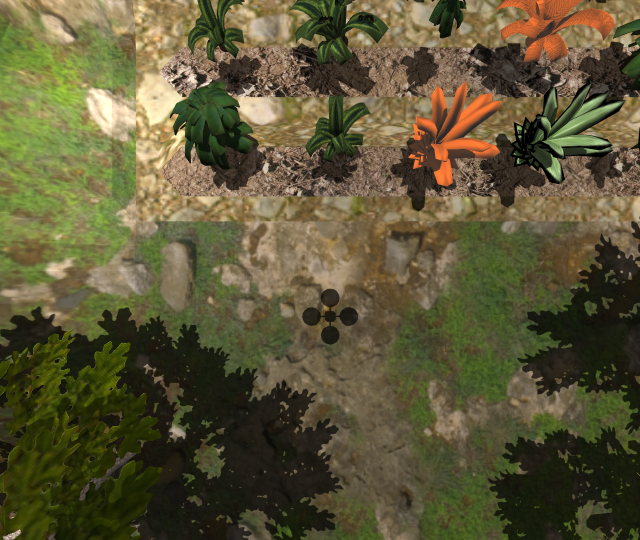
#> input picture drone_view.png, 1280 x 1080 px, found by its file name (shown at 1/2 size)
$ python kmeans_matlab_.py
#> lines starting #> are read from the running program, lines starting #| are printed output that depends on the picture
# Based on https://www.mathworks.com/help/images/ref/imsegkmeans.html

import cv2 as cv
import numpy as np
import matplotlib.pyplot as plt

from sklearn.cluster import KMeans,MiniBatchKMeans
from sklearn import preprocessing
import cProfile

import time
#start = time.time()
#end = time.time()
#print("end - start = {}.sec".format(end - start))

# Building some gabor kernels to filter image
orientations = [0.0, np.pi / 2, np.pi, 3 * np.pi / 2]
wavelengths = [3, 6, 12, 24, 48, 96]

def build_gabor_kernels():
    filters = []
    ksize = 40
    for rotation in orientations:
        for wavelength in wavelengths:
            kernel = cv.getGaborKernel((ksize, ksize), 4.25, rotation, wavelength, 0.5, 0, ktype=cv.CV_32F)
            filters.append(kernel)

    return filters


def kmeans(featureVectors,numberOfFeatures):

    kmeans = KMeans(n_clusters=2, random_state=170)
    kmeans.fit(featureVectors)
    centers = kmeans.cluster_centers_
    labels = kmeans.labels_
    result = centers[labels]
    # Only keep first 3 columns to make it easy to plot as an RGB image
    result = np.delete(result, range(3, numberOfFeatures), 1)

    return result


def batch_kmeans(featureVectors,numberOfFeatures):
    ##############################################################################
    # Compute clustering with MiniBatchKMeans

    mbk = MiniBatchKMeans(n_clusters=2)
    mbk.fit(featureVectors)
    mbk_means_labels = mbk.labels_
    mbk_means_cluster_centers = mbk.cluster_centers_
    mbk_means_labels_unique = np.unique(mbk_means_labels)
    result_mbk = mbk_means_cluster_centers[mbk_means_labels]
    # Only keep first 3 columns to make it easy to plot as an RGB image
    result_mbk = np.delete(result_mbk, range(3, numberOfFeatures), 1)

    return result_mbk

def extract_gabor_features(image):
    rows, cols, channels = image.shape

    gray = cv.cvtColor(image, cv.COLOR_BGR2GRAY)

    gaborKernels = build_gabor_kernels()

    gaborFilters = []

    for (i, kernel) in enumerate(gaborKernels):
        filteredImage = cv.filter2D(gray, cv.CV_8UC1, kernel)

        # Blurring the image
        sigma = int(3*0.5*wavelengths[i % len(wavelengths)])

        # Sigma needs to be odd
        if sigma % 2 == 0:
            sigma = sigma + 1

        blurredImage = cv.GaussianBlur(filteredImage,(int(sigma),int(sigma)),0)
        gaborFilters.append(blurredImage)

    # numberOfFeatures = 1 (gray color) + number of gabor filters + 2 (x and y)
    numberOfFeatures = 1  + len(gaborKernels) + 2

    # Empty array that will contain all feature vectors
    # Some example results:
    # featureVectors[0] = [164, 3, 10, 255, 249, 253, 249, 2, 43, 255, 249, 253, 249, 3, 10, 255, 249, 253, 249, 2, 43, 255, 249, 253, 249, 1, 1]
    # featureVectors[1] = [163, 3, 17, 255, 249, 253, 249, 2, 43, 255, 249, 253, 249, 3, 17, 255, 249, 253, 249, 2, 43, 255, 249, 253, 249, 1, 2]
    featureVectors = []
    for i in range(0, rows, 1):
        for j in range(0, cols, 1):
            vector = [gray[i][j]]

            for k in range(0, len(gaborKernels)):
                vector.append(gaborFilters[k][i][j])

            vector.extend([i+1, j+1])

            featureVectors.append(vector)

    # Normalizing the feature vectors
    scaler = preprocessing.StandardScaler()
    scaler.fit(featureVectors)
    featureVectors = scaler.transform(featureVectors)

    return featureVectors,numberOfFeatures


def segment(image):
    # Step 1: Processing
    # Keeping only the hue information seems to be critical for kmean to cluster what we truly intend to...
    #              (Plants from everything else) ==> Otherwise its just a big mess that gets returned
    hls = cv.cvtColor(image, cv.COLOR_BGR2HLS)
    image = cv.cvtColor(hls[:,:,0], cv.COLOR_GRAY2BGR)
    # Resizing the image. => Full image is taking to much time to process
    rows, cols, channels = image.shape
    image = cv.resize(image, (int(cols * 0.5), int(rows * 0.5)))

    rows, cols, channels = image.shape

    # Step 2: Extract gabor features
    featureVectors,numberOfFeatures = extract_gabor_features(image)

    # Step 3: Use batch_kmeans to segment image into clusters
    result = batch_kmeans(featureVectors,numberOfFeatures)
    #result = kmeans(featureVectors,numberOfFeatures)

    ##############################################################################
    # Step 4: Post-Processing
    outt = (result.reshape(rows, cols, 3))
    outt = cv.normalize(outt, None, alpha = 0, beta = 255, norm_type = cv.NORM_MINMAX, dtype = cv.CV_32F)
    mask = outt.astype(np.uint8)

    return mask

def main():
    image = cv.imread('/home/haiderabbasi/Development/r1_workspace/src/ROS2-Drones-with-AI-and-Computer-Vision/drone_view.png')
#> image is the input picture: shape (1080, 1280, 3); mean B, G, R 54.9, 86.6, 92.6
    #r = cv.selectROI("SelectROI",image)
    r =  [763, 160, 253, 238]

    # Crop image
    image = image[int(r[1]):int(r[1]+r[3]), int(r[0]):int(r[0]+r[2])]
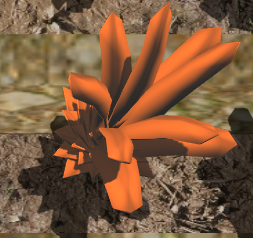
#> image: shape (238, 253, 3); mean B, G, R 62.1, 90.3, 127.1

    mask = segment(image)
#> in segment, `hls = cv.cvtColor(image, cv.COLOR_BGR2HLS)`: hls: shape (238, 253, 3); mean of channels 0, 1, 2 14.3, 94.7, 89.4
#> in segment, `image = cv.cvtColor(hls[:,:,0], cv.COLOR_GRAY2BGR)`:
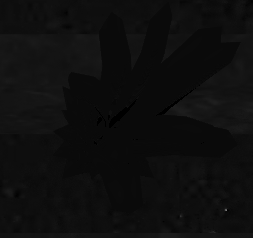
#> image: shape (238, 253, 3); min 0, max 120, mean 14.3
#> the loop in extract_gabor_features, `for (i, kernel) in enumerate(gaborKernels):` made 24 passes
#> pass 1, in extract_gabor_features, `filteredImage = cv.filter2D(gray, cv.CV_8UC1, kernel)`:
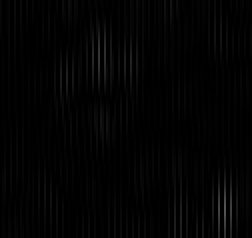
#> filteredImage: shape (119, 126) (shown 2 times larger); min 0, max 84, mean 2.8
#> pass 1, in extract_gabor_features, `blurredImage = cv.GaussianBlur(filteredImage,(int(sigma),int(sigma)),0)`:
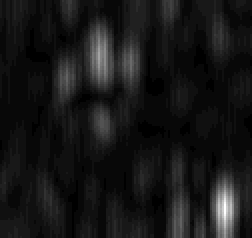
#> blurredImage: shape (119, 126) (shown 2 times larger); min 0, max 31, mean 2.8; drawn with min black and max white
#> pass 2, in extract_gabor_features, `filteredImage = cv.filter2D(gray, cv.CV_8UC1, kernel)`:
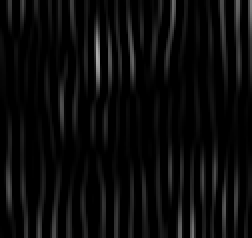
#> filteredImage: shape (119, 126) (shown 2 times larger); min 0, max 176, mean 10.5
#> pass 2, in extract_gabor_features, `blurredImage = cv.GaussianBlur(filteredImage,(int(sigma),int(sigma)),0)`:
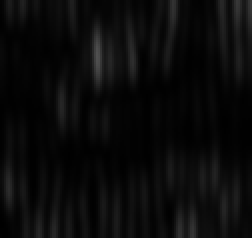
#> blurredImage: shape (119, 126) (shown 2 times larger); min 0, max 80, mean 10.4
#> after the loop in extract_gabor_features, `for (i, kernel) in enumerate(gaborKernels):`: filteredImage: shape (119, 126); every value is 255
#> after the loop in extract_gabor_features, `for (i, kernel) in enumerate(gaborKernels):`: gaborFilters = 24 items
#> after the loop in extract_gabor_features, `for i in range(0, rows, 1):`: featureVectors = 14994 items
#> in segment, `featureVectors,numberOfFeatures = extract_gabor_features(image)`: numberOfFeatures = 27
#> in segment, `outt = (result.reshape(rows, cols, 3))`:
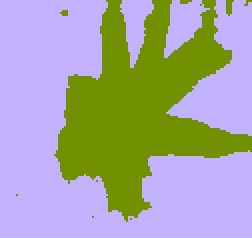
#> outt: shape (119, 126, 3) float64 (shown 2 times larger); mean of channels 0, 1, 2 0.00272, 0.011, 0.00766; drawn with min black and max white

    print("min(mask) ",mask.min())
#| min(mask)  0
    print("max(mask) ",mask.max())
#| max(mask)  255
    print("mask.dtype ",mask.dtype)
#| mask.dtype  uint8

    plt.figure(figsize = (15,8))
    plt.imshow(mask)
    plt.show()


if __name__ == "__main__":
    #cProfile.run('main()',sort='cumtime')
    #start = time.time()
    main()
    #end = time.time()
    #print("end - start = {}.sec".format(end - start))
